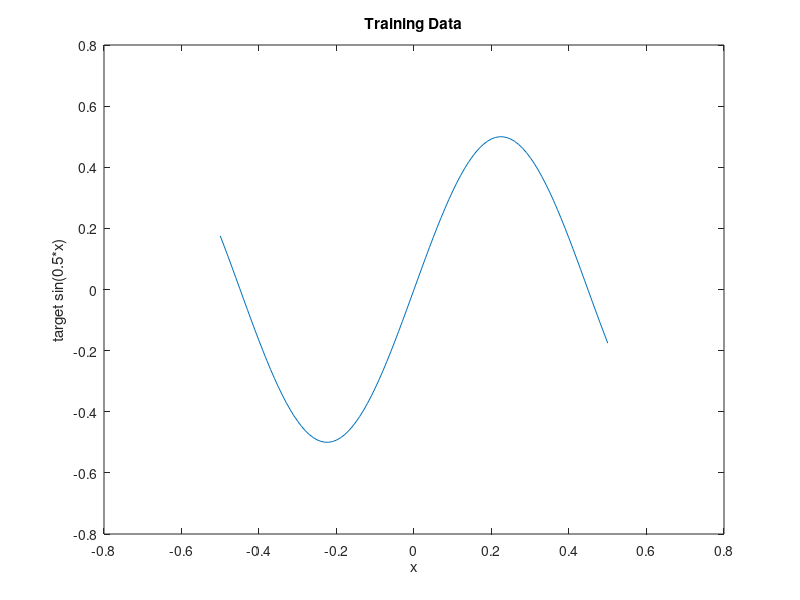

Reproduce this figure in MATLAB. (Note: this script raises an error after producing the figure.)
% In this tutorial you are going to implement your own neural network and
% teach it to learn a sinus function. In the matlab_tutorial folder you will
% find some reading material on artificial neural networks.
% You will train a feedForward neural network with one hidden layer and 10
% neurons. The training will we a batch training, i.e. using the whole data
% for the backpropagation as opposed to online learning, where only one
% data point is used at a time.

%% Generate Training Data and setUp neural network
clear
close all
x=[-0.5:0.01:0.5];
target=0.5*sin(7*x);

plot(x,target)
title('Training Data')
xlabel('x'); ylabel('target sin(0.5*x)');

%% Initialization of Neural Network
neurons=10; % In this tutorial we will use 10 neuron, but feel free to change
            % number of neurons
NN=struct; 
NN.layer=3;    % Including input layer
NN.inputs=1;
NN.outputs=1;

NN.Ws{2}=randn(neurons,NN.inputs); 
NN.dWs{2}=zeros(neurons,NN.inputs); 
NN.Bs{2}=zeros(neurons,1);   % ones bias for each neuron
NN.dBs{2}=zeros(neurons,1);  
NN.Ws{3}=randn(NN.outputs,neurons); 
NN.dWs{3}=zeros(NN.outputs,neurons); 
NN.Bs{3}=zeros(NN.outputs,1);   % ones bias for each neuron
NN.dBs{3}=zeros(NN.outputs,1);

%% Training the Neural Network
% please complete feedForward.m and backProp.m before evaluation of this
% cell.

% Trainingsparameter
iterations=10000;    % iterations
eta=1e-4;      % learning rate (10^-5), feel free to try other learning rates.
% high learning rates lead to faster learning but can lead to oscillations
% through too big steps.

for iter=1:iterations
%     eta=eta0-iter/iterations*eta0;
    randidx=randi(length(x)); % choose random sample
    %% feed forward    edit feedFwd.m
    [z,z_withoutNL,y,y_withoutNL]=feedFwd(NN,x(randidx));
    %% back propagate    edit backPrp.m
    [cost(iter),NN]=backPrp(NN,x(randidx),z,z_withoutNL,y,y_withoutNL,target(randidx));
    %% apply gradients 
    NN.Ws{2}=NN.Ws{2}-eta*NN.dWs{2};
    NN.Bs{2}=NN.Bs{2}-eta*NN.dBs{2};
    NN.Ws{3}=NN.Ws{3}-eta*NN.dWs{3};
    NN.Bs{3}=NN.Bs{3}-eta*NN.dBs{3};
    
    %% Visualization of your training
    if mod(iter,100)==0 % each 100 iterations plot
        clc 
        for i=1:length(x)
        [~,~,output(i)]=feedFwd(NN,x(i));
        end
        costNN(iter)=sum(0.5*(output-target).^2);
        iter
        costNN(iter)
        figure(1)
        clf
        subplot(121)
        hold on
        plot(x,target)
        plot(x,output,'r')
        subplot(122)
        plot(100:100:iter,costNN(100:100:iter))
    end
    
end


clf
subplot(121)
hold on
plot(x,target)
plot(x,output,'r')
title('Training Neural Network')
legend('target','output neural network')
subplot(122)
plot(cost)
xlabel('Iteration')
ylabel('cost')

if costNN(end)<0.015 && iter==iterations 
   disp('----------------------------------------------------------------------------------------------')
   fprintf('Congratulations!! You trained your neuron to produce an average error of %1.2d on the data. \n --------------well done!!-------------\n',costNN(end))
   open('matlab_tutorial_part9')
else
   error('you will need to push the error below 0.015 to succeed in this tutorial') 
end